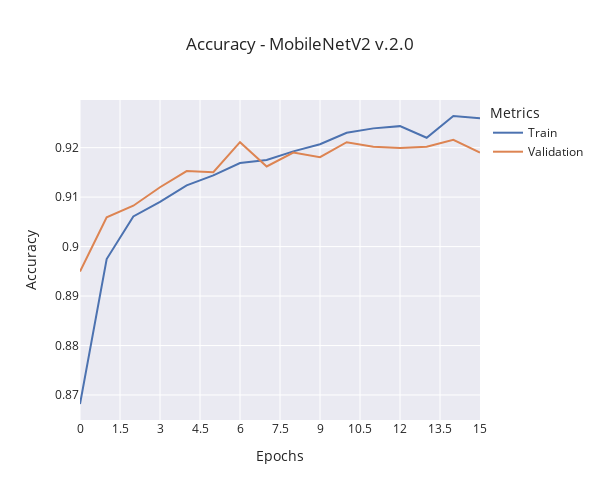

The notebook cell this image was saved under:
### Code cell
window_size = 0
train_data = (
    moving_average(train_metrics["accuracy"], window_size)
    if window_size != 0
    else train_metrics["accuracy"]
)
validation_data = (
    moving_average(validation_metrics["val_accuracy"], window_size)
    if window_size != 0
    else validation_metrics["val_accuracy"]
)

fig = go.Figure()

fig.add_trace(
    go.Scatter(
        y=train_data,
        x=np.arange(len(train_data)),
        mode="lines",
        name="Train",
    )
)

fig.add_trace(
    go.Scatter(
        y=validation_data,
        x=np.arange(len(validation_data)),
        mode="lines",
        name="Validation",
    )
)

fig.update_layout(
    title=f"Accuracy - {model_name} {version}",
    xaxis_title="Epochs",
    yaxis_title="Accuracy",
    legend_title="Metrics",
    template="seaborn",
    width=600,
    height=500,
    xaxis=dict(
        tickmode="linear",
        tick0=0,
        dtick=2,
    ),
)

fig.show()

### Figure 1 — Plotly figure (JSON) as saved in the notebook; plotly's stock layout.template omitted (floating-point values rounded to 4 significant figures)
{"data": [{"mode": "lines", "name": "Train", "type": "scatter", "x": [0, 1, 2, 3, 4, 5, 6, 7, 8, 9, 10, 11, 12, 13, 14, 15], "y": [0.8682, 0.8975, 0.9061, 0.909, 0.9124, 0.9144, 0.9169, 0.9175, 0.9192, 0.9207, 0.923, 0.9239, 0.9243, 0.922, 0.9264, 0.9259]}, {"mode": "lines", "name": "Validation", "type": "scatter", "x": [0, 1, 2, 3, 4, 5, 6, 7, 8, 9, 10, 11, 12, 13, 14, 15], "y": [0.895, 0.9059, 0.9083, 0.912, 0.9153, 0.915, 0.9211, 0.9162, 0.919, 0.9181, 0.9211, 0.9202, 0.9199, 0.9202, 0.9216, 0.919]}], "layout": {"height": 500, "legend": {"title": {"text": "Metrics"}}, "title": {"text": "Accuracy - MobileNetV2 v.2.0"}, "width": 600, "xaxis": {"dtick": 1.5, "tick0": 0, "tickmode": "linear", "title": {"text": "Epochs"}}, "yaxis": {"title": {"text": "Accuracy"}}}}
